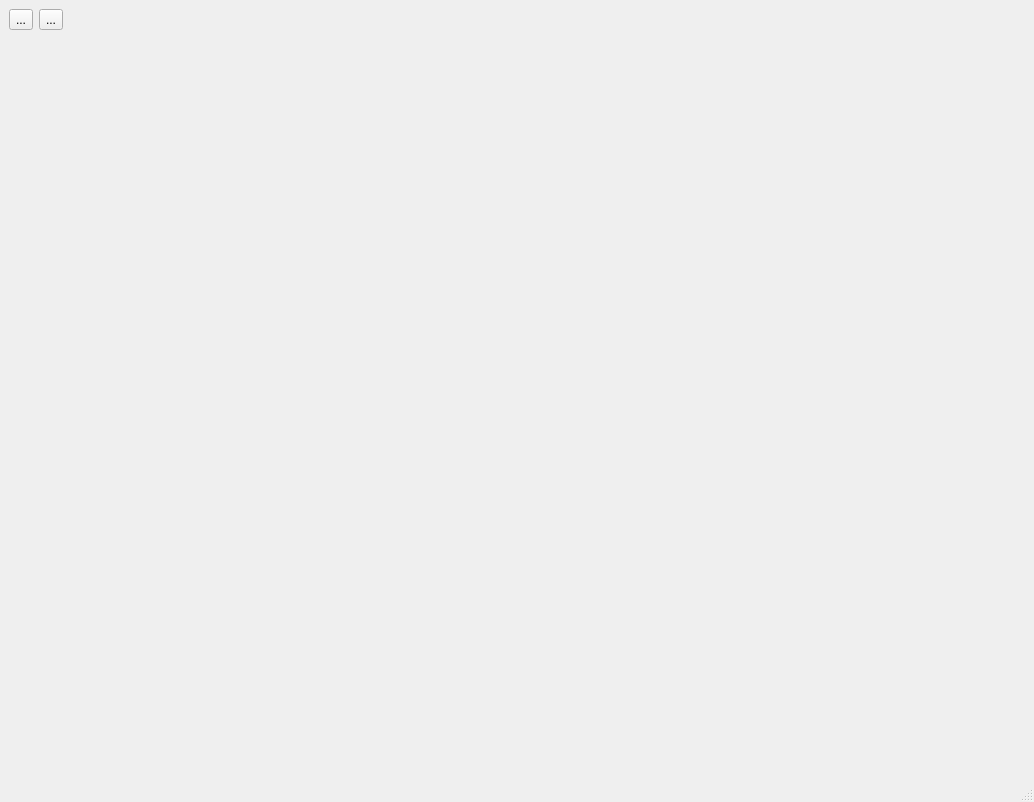
<?xml version="1.0" encoding="UTF-8"?>
<ui version="4.0">
 <class>MainWindow</class>
 <widget class="QMainWindow" name="MainWindow">
  <property name="geometry">
   <rect>
    <x>0</x>
    <y>0</y>
    <width>1034</width>
    <height>802</height>
   </rect>
  </property>
  <property name="windowTitle">
   <string>MainWindow</string>
  </property>
  <widget class="QWidget" name="centralwidget">
   <layout class="QGridLayout" name="gridLayout">
    <item row="0" column="0">
     <widget class="QToolButton" name="tb_view">
      <property name="text">
       <string>...</string>
      </property>
     </widget>
    </item>
    <item row="0" column="1">
     <widget class="QToolButton" name="b_controlla">
      <property name="text">
       <string>...</string>
      </property>
     </widget>
    </item>
    <item row="0" column="2">
     <spacer name="horizontalSpacer">
      <property name="orientation">
       <enum>Qt::Horizontal</enum>
      </property>
      <property name="sizeHint" stdset="0">
       <size>
        <width>658</width>
        <height>20</height>
       </size>
      </property>
     </spacer>
    </item>
    <item row="1" column="0" colspan="3">
     <widget class="QWidget" name="widget" native="true">
      <layout class="QGridLayout" name="gridLayout_2">
       <item row="0" column="0">
        <layout class="QHBoxLayout" name="l_layoutMain"/>
       </item>
       <item row="1" column="0">
        <layout class="QHBoxLayout" name="l_layoutRis"/>
       </item>
      </layout>
     </widget>
    </item>
   </layout>
  </widget>
  <widget class="QMenuBar" name="menubar">
   <property name="geometry">
    <rect>
     <x>0</x>
     <y>0</y>
     <width>1034</width>
     <height>21</height>
    </rect>
   </property>
  </widget>
  <widget class="QStatusBar" name="statusbar"/>
 </widget>
 <resources/>
 <connections/>
</ui>
